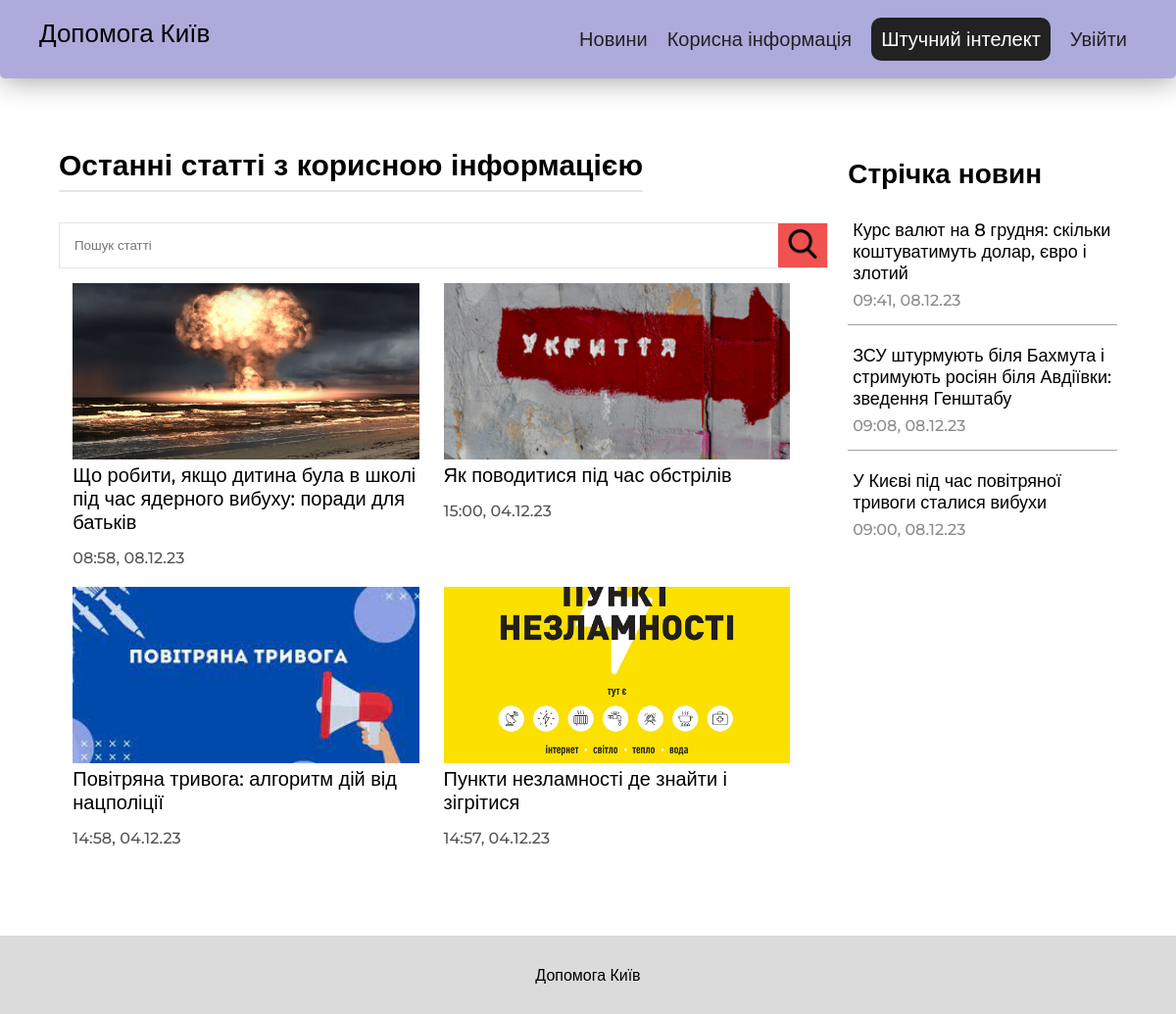
The page /articles on the database its author committed.
### main/models.py (models this page shows, shortened)
class Articles(models.Model):
    author = models.ForeignKey(User, on_delete=models.DO_NOTHING)
    name = models.CharField('Назва', max_length=150)
    content = models.TextField('Зміст')
    icon = models.ImageField('Картинка', upload_to = 'main/static/main/ArticleImgs/')
    date = models.DateTimeField("Дата публікації", auto_now_add=True)
    class Meta:
        verbose_name = 'Стаття'
        verbose_name_plural = 'Статті'

class News(models.Model):
    author = models.ForeignKey(User, on_delete=models.DO_NOTHING)
    name = models.CharField('Назва', max_length=150)
    content = models.TextField('Зміст')
    icon = models.ImageField('Картинка', upload_to = 'main/static/main/ArticleImgs/')
    date = models.DateTimeField("Дата публікації", auto_now_add=True)
    class Meta:
        verbose_name = 'Новина'
        verbose_name_plural = 'Новини'

### main/views.py (the view)
# urls.py: path('articles', views.articles, name='articles'),
def articles(request):
    return render(request, 'main/articles.html', {"articles": Articles.objects.all().order_by('-date'), "news": News.objects.all().order_by('-date')})

### main/templates/main/articles.html (shortened to what this page needs)
{% extends 'main/layout.html' %}
{% load static %}
{% block head %}
<link rel="stylesheet" href="{% static 'main/css/article.css' %}">
<link rel="stylesheet" href="{% static 'main/css/article list.css' %}">
{% endblock %}
{% block content %}
<div class="wrapper">
    <div class="content_sep">
        <section class="articles_part">
            <h1 class="article_list_title">
                Останні статті з корисною інформацією
            </h1>
            <div class="search_container">
                <form class="search_form" action="{% url 'search-articles' %}" method="get">
                    <input class="search_input" type="search" name="q" placeholder="Пошук статті">
                    <button class="search_button" type="submit">
                        <img src="{% static 'main/icons/search.png' %}" alt="">
                    </button>
                </form>
            </div>
            <div class="articles_wrapper">
                {% for article in articles %}
                    <a href="{% url 'articles-detail' article.id %}" class="article_container">
                        <img src="{{ article.icon.url }}" alt="" class="article_img">
                        <div class="article_title">{{ article.name }}</div>
                        <div class="article_info_wrapper">
                            <div class="article_date">{{ article.date|date:'H:i, d.m.y' }}</div>
                        </div>
                    </a>
                {% endfor %}
            </div>
        </section>
        <div class="sidebar">
            <div class="sidebar_title">
                Стрічка новин
            </div>
            {% for new in news %}
                <a href="{% url 'news-detail' new.id %}" class="sidebar_item">
                        <div class="sidebar_item_title">{{ new.name }}</div>
                    <div class="sidebar_item_info">
                        <div class="sidebar_item_date">{{ new.date|date:'H:i, d.m.y' }}</div>
                    </div>
                </a>
            {% endfor %}
        </div>
    </div>
</div>
{% endblock %}

### main/static/main/css/style.css (style rules this page uses)
* { box-sizing: border-box; }
body { box-sizing: border-box; margin: 0; font-family: 'Montserrat', sans-serif; min-height: 100vh; }
.wrapper { width: 90vw; margin: auto; padding-top: 80px; }
.content_sep { display: flex; flex-direction: row; flex-wrap: nowrap; justify-content: space-between; }
.sidebar { display: flex; flex-direction: column; flex-wrap: nowrap; width: 35%; margin-top: 80px; margin-left: 20px; }
.sidebar_item { padding-bottom: 15px; padding-right: 5px; padding-left: 5px; margin-bottom: 20px; width: 100%; display: flex; flex-direction: column; text-decoration: none; color: #000; border-bottom: 1px solid #22222269; }
.sidebar_item:last-child { border: none; }
.sidebar_item_title { font-size: 18px; font-weight: 500; margin-bottom: 7px; transition: all .2s linear; }
.sidebar_item_info { display: flex; flex-wrap: nowrap; align-items: center; justify-content: space-between; font-size: 16px; font-weight: 500; color: #8c8c8c; }
.sidebar_title { text-align: left; font-weight: 700; font-size: 28px; color: #000; margin-bottom: 30px; }

### main/static/main/css/article list.css (style rules this page uses)
.articles_part { width: 80%; }
.article_list_title { margin: 70px 0 40px; width: fit-content; position: relative; font-size: 30px; font-weight: 800; }
.article_list_title::after { display: block; content: ""; position: absolute; z-index: 70; top: 120%; width: 120%; height: 2px; background-color: #e5e5e5; border-radius: 15px; }
.search_container { display: flex; justify-content: flex-start; width: 100%; margin: 10px 0 15px; }
.search_form { border: 1px solid #e5e5e5; display: flex; justify-content: flex-start; width: 50%; }
.search_input { width: 100%; padding: 15px; border: 0; }
.search_button { padding: 3px 10px; margin: 0; background-color: #ef5250; border: 0; }
.search_button img { width: 30px; }
.articles_wrapper { display: flex; flex-wrap: wrap; justify-content: start; }
.article_container { width: 28%; margin: 0px 25px 20px 0px; text-decoration: none; color: #000; transition: all .2s linear; }
.article_img { width: 100%; height: 180px; overflow: hidden; object-fit: cover; object-position: bottom; transition: all .2s linear; }
.article_title { font-size: 20px; font-weight: 500; }
.article_info_wrapper { display: flex; flex-wrap: nowrap; flex-direction: row; justify-content: space-between; align-items: center; margin-top: 15px; font-weight: 500; color: #565656; }
@media (max-width: 1440px) { .article_list_title::after { width: 100%; } }
@media (max-width: 1440px) { .articles_part { width: 100%; } }
@media (max-width: 1440px) { .articles_wrapper { justify-content: center; } }
@media (max-width: 1440px) { .search_form { width: 100%; } }
@media (max-width: 1440px) { .article_container { width: 45%; } }

### rows shown on the page
Articles: icon (picture), name "Що робити, якщо дитина була в школі під час ядерного вибуху: поради для батьків", date "08:58, 08.12.23"
Articles: icon (picture), name "Як поводитися під час обстрілів", date "15:00, 04.12.23"
Articles: icon (picture), name "Повітряна тривога: алгоритм дій від нацполіції", date "14:58, 04.12.23"
Articles: icon (picture), name "Пункти незламності де знайти і зігрітися", date "14:57, 04.12.23"
News: name "Курс валют на 8 грудня: скільки коштуватимуть долар, євро і злотий", date "09:41, 08.12.23"
News: name "ЗСУ штурмують біля Бахмута і стримують росіян біля Авдіївки: зведення Генштабу", date "09:08, 08.12.23"
News: name "У Києві під час повітряної тривоги сталися вибухи", date "09:00, 08.12.23"
